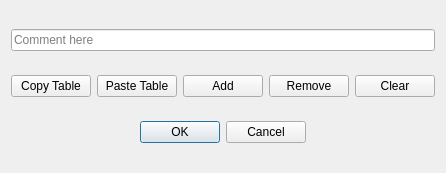
<?xml version="1.0" encoding="UTF-8"?>
<ui version="4.0">
 <class>cdfEdit</class>
 <widget class="QDialog" name="cdfEdit">
  <property name="geometry">
   <rect>
    <x>0</x>
    <y>0</y>
    <width>417</width>
    <height>173</height>
   </rect>
  </property>
  <property name="windowTitle">
   <string>DF Edit</string>
  </property>
  <layout class="QGridLayout" name="gridLayout">
   <item row="1" column="0">
    <widget class="QPushButton" name="copyTable">
     <property name="sizePolicy">
      <sizepolicy hsizetype="Expanding" vsizetype="Fixed">
       <horstretch>0</horstretch>
       <verstretch>0</verstretch>
      </sizepolicy>
     </property>
     <property name="minimumSize">
      <size>
       <width>0</width>
       <height>0</height>
      </size>
     </property>
     <property name="text">
      <string>Copy Table</string>
     </property>
    </widget>
   </item>
   <item row="1" column="1">
    <widget class="QPushButton" name="pasteTable">
     <property name="sizePolicy">
      <sizepolicy hsizetype="Expanding" vsizetype="Fixed">
       <horstretch>0</horstretch>
       <verstretch>0</verstretch>
      </sizepolicy>
     </property>
     <property name="minimumSize">
      <size>
       <width>0</width>
       <height>0</height>
      </size>
     </property>
     <property name="text">
      <string>Paste Table</string>
     </property>
    </widget>
   </item>
   <item row="1" column="2">
    <widget class="QPushButton" name="Add">
     <property name="sizePolicy">
      <sizepolicy hsizetype="Expanding" vsizetype="Fixed">
       <horstretch>0</horstretch>
       <verstretch>0</verstretch>
      </sizepolicy>
     </property>
     <property name="minimumSize">
      <size>
       <width>0</width>
       <height>0</height>
      </size>
     </property>
     <property name="text">
      <string>Add</string>
     </property>
    </widget>
   </item>
   <item row="1" column="3">
    <widget class="QPushButton" name="Remove">
     <property name="sizePolicy">
      <sizepolicy hsizetype="Expanding" vsizetype="Fixed">
       <horstretch>0</horstretch>
       <verstretch>0</verstretch>
      </sizepolicy>
     </property>
     <property name="minimumSize">
      <size>
       <width>0</width>
       <height>0</height>
      </size>
     </property>
     <property name="text">
      <string>Remove</string>
     </property>
    </widget>
   </item>
   <item row="1" column="4">
    <widget class="QPushButton" name="Clear">
     <property name="sizePolicy">
      <sizepolicy hsizetype="Expanding" vsizetype="Fixed">
       <horstretch>0</horstretch>
       <verstretch>0</verstretch>
      </sizepolicy>
     </property>
     <property name="minimumSize">
      <size>
       <width>0</width>
       <height>0</height>
      </size>
     </property>
     <property name="text">
      <string>Clear</string>
     </property>
    </widget>
   </item>
   <item row="0" column="0" colspan="5">
    <widget class="QLineEdit" name="lineEdit">
     <property name="text">
      <string/>
     </property>
     <property name="placeholderText">
      <string>Comment here</string>
     </property>
    </widget>
   </item>
   <item row="2" column="0" colspan="5">
    <widget class="QDialogButtonBox" name="buttonBox">
     <property name="orientation">
      <enum>Qt::Horizontal</enum>
     </property>
     <property name="standardButtons">
      <set>QDialogButtonBox::Cancel|QDialogButtonBox::Ok</set>
     </property>
     <property name="centerButtons">
      <bool>true</bool>
     </property>
    </widget>
   </item>
  </layout>
 </widget>
 <resources>
  <include location="../.rsrc/res.qrc"/>
 </resources>
 <connections>
  <connection>
   <sender>buttonBox</sender>
   <signal>accepted()</signal>
   <receiver>cdfEdit</receiver>
   <slot>accept()</slot>
   <hints>
    <hint type="sourcelabel">
     <x>248</x>
     <y>254</y>
    </hint>
    <hint type="destinationlabel">
     <x>157</x>
     <y>274</y>
    </hint>
   </hints>
  </connection>
  <connection>
   <sender>buttonBox</sender>
   <signal>rejected()</signal>
   <receiver>cdfEdit</receiver>
   <slot>reject()</slot>
   <hints>
    <hint type="sourcelabel">
     <x>316</x>
     <y>260</y>
    </hint>
    <hint type="destinationlabel">
     <x>286</x>
     <y>274</y>
    </hint>
   </hints>
  </connection>
 </connections>
</ui>
